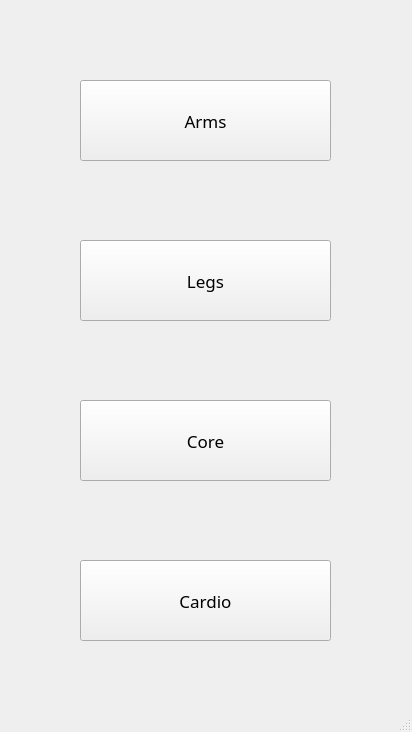
<?xml version="1.0" encoding="UTF-8"?>
<ui version="4.0">
 <class>program_choose</class>
 <widget class="QMainWindow" name="program_choose">
  <property name="geometry">
   <rect>
    <x>0</x>
    <y>0</y>
    <width>412</width>
    <height>732</height>
   </rect>
  </property>
  <property name="windowTitle">
   <string>MainWindow</string>
  </property>
  <widget class="QWidget" name="centralwidget">
   <widget class="QPushButton" name="arms_button">
    <property name="geometry">
     <rect>
      <x>80</x>
      <y>80</y>
      <width>251</width>
      <height>81</height>
     </rect>
    </property>
    <property name="font">
     <font>
      <family>Poppins Light</family>
      <pointsize>13</pointsize>
      <weight>50</weight>
      <bold>false</bold>
     </font>
    </property>
    <property name="text">
     <string>Arms</string>
    </property>
    <property name="iconSize">
     <size>
      <width>16</width>
      <height>16</height>
     </size>
    </property>
    <property name="autoRepeatDelay">
     <number>300</number>
    </property>
   </widget>
   <widget class="QPushButton" name="legs_button">
    <property name="geometry">
     <rect>
      <x>80</x>
      <y>240</y>
      <width>251</width>
      <height>81</height>
     </rect>
    </property>
    <property name="font">
     <font>
      <family>Poppins Light</family>
      <pointsize>13</pointsize>
      <weight>50</weight>
      <bold>false</bold>
     </font>
    </property>
    <property name="text">
     <string>Legs</string>
    </property>
    <property name="iconSize">
     <size>
      <width>16</width>
      <height>16</height>
     </size>
    </property>
    <property name="autoRepeatDelay">
     <number>300</number>
    </property>
   </widget>
   <widget class="QPushButton" name="core_button">
    <property name="geometry">
     <rect>
      <x>80</x>
      <y>400</y>
      <width>251</width>
      <height>81</height>
     </rect>
    </property>
    <property name="font">
     <font>
      <family>Poppins Light</family>
      <pointsize>13</pointsize>
      <weight>50</weight>
      <bold>false</bold>
     </font>
    </property>
    <property name="text">
     <string>Core</string>
    </property>
    <property name="iconSize">
     <size>
      <width>16</width>
      <height>16</height>
     </size>
    </property>
    <property name="autoRepeatDelay">
     <number>300</number>
    </property>
   </widget>
   <widget class="QPushButton" name="cardio_button">
    <property name="geometry">
     <rect>
      <x>80</x>
      <y>560</y>
      <width>251</width>
      <height>81</height>
     </rect>
    </property>
    <property name="font">
     <font>
      <family>Poppins Light</family>
      <pointsize>13</pointsize>
      <weight>50</weight>
      <bold>false</bold>
     </font>
    </property>
    <property name="text">
     <string>Cardio</string>
    </property>
    <property name="iconSize">
     <size>
      <width>16</width>
      <height>16</height>
     </size>
    </property>
    <property name="autoRepeatDelay">
     <number>300</number>
    </property>
   </widget>
  </widget>
  <widget class="QStatusBar" name="statusbar"/>
 </widget>
 <resources/>
 <connections/>
</ui>
